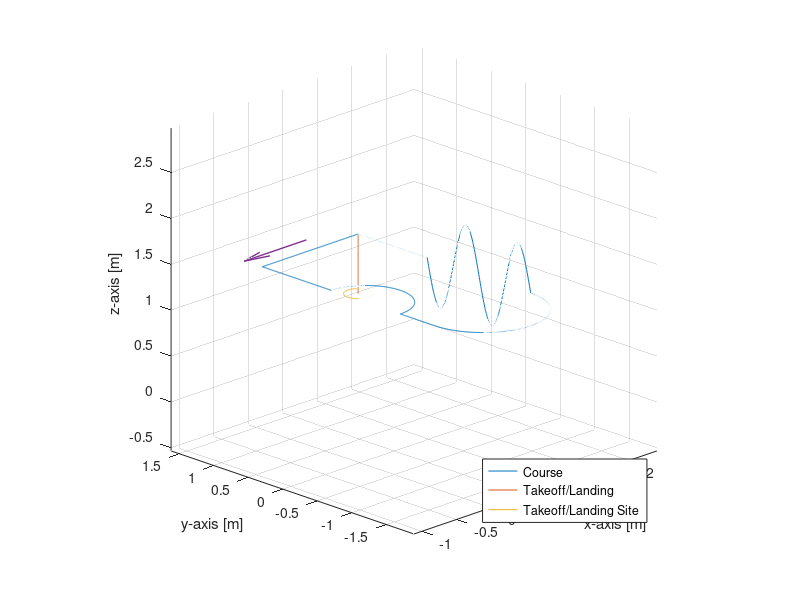
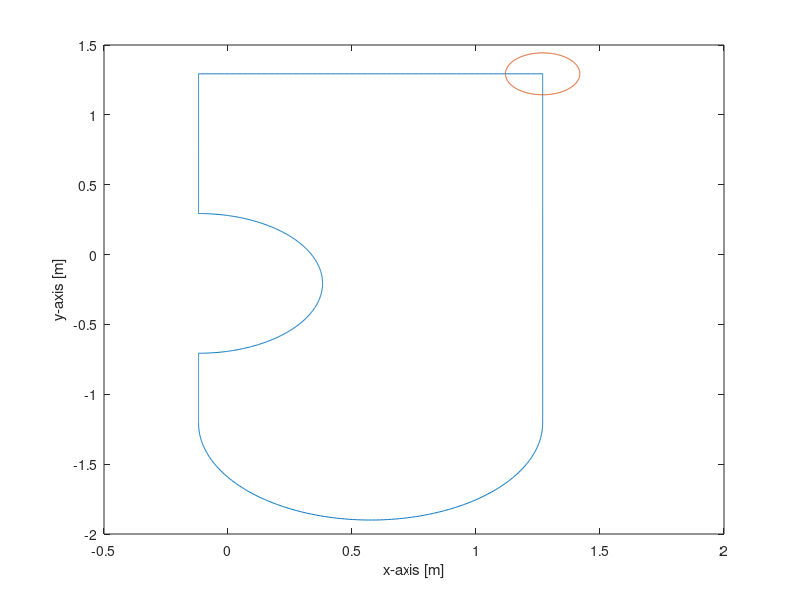

These figures' MATLAB source, in order: (Note: this script raises an error after producing the figures.)
clear
set(findall(gcf,'-property','FontSize'),'FontSize',13)
set(findall(gcf,'-property','Font'),'Font','Roman')
exportFigures = false;

areaWidth = 2.05*.75; %Width of the flight area
areaHeight = 3.45*.75; %Height of the flight area
courseWidth = .15; %Buffer around route
courseStdHeight = 1.3; %standard height at which the drone will complete the course
ppRoute = 400; %Points per route segment
startHeight = .65; %Height at which the drone starts and stops its course route


%Matrix definition
%x,y,z,yaw,checkpoint

%Todo:
%   *Implement checkpoints 
%       These points should not be removed during course planning

%Defines the starting point
startPoint = [areaWidth/2+.5 areaHeight/2 courseStdHeight];

%Defines the first set point
firstSetPoint = [startPoint(1)-(areaWidth-courseWidth) startPoint(2) courseStdHeight];
%Generates a number of points from the start point to the first set point
courseToFirstSetPoint = [linspace(startPoint(1),firstSetPoint(1),ppRoute); linspace(startPoint(2),firstSetPoint(2),ppRoute);linspace(startPoint(3),firstSetPoint(3),ppRoute)]';
%Yaw description
yaw1 = 180*ones(ppRoute,1);
%Adds checkpoints
checkPoints = zeros(ppRoute,1);
checkPoints(1) = 1;
checkPoints(ppRoute) = 1;
%Adds the first part of the course to the total course
totalCourse = [courseToFirstSetPoint yaw1 checkPoints];

%Defines the second setpoint and generates route from the first to the
%second set point
secondSetPoint = [firstSetPoint(1) firstSetPoint(2)-1 courseStdHeight];
courseToSecondSetPoint = [linspace(firstSetPoint(1),secondSetPoint(1),ppRoute); linspace(firstSetPoint(2),secondSetPoint(2),ppRoute);linspace(firstSetPoint(3),secondSetPoint(3),ppRoute)]';
yaw2 = (yaw1(1)+90)*ones(ppRoute,1);
checkPoints = zeros(ppRoute,1);
checkPoints(1) = 1;
checkPoints(ppRoute) = 1;
totalCourse = [totalCourse; courseToSecondSetPoint yaw2 checkPoints];

%Defines the first curve in the route, radius is .5 meters
obstacleRadius = .5;
thirdSetPoint = [secondSetPoint(1) secondSetPoint(2)-2*obstacleRadius courseStdHeight];
thirdSetPointPoints = linspace(0,pi,ppRoute);
courseToThirdSetPoint = [secondSetPoint(1)+sin(thirdSetPointPoints)*obstacleRadius; secondSetPoint(2)-obstacleRadius+cos(thirdSetPointPoints)*obstacleRadius; linspace(secondSetPoint(3),thirdSetPoint(3),length(thirdSetPointPoints))]';
yaw3 = yaw2;
totalCourse = [totalCourse; courseToThirdSetPoint yaw3 checkPoints];

%Generates straight line from the first curve to the second curve
fourthSetPoint = [thirdSetPoint(1) thirdSetPoint(2)-.5 courseStdHeight];
courseToFourthSetPoint = [linspace(thirdSetPoint(1),fourthSetPoint(1),ppRoute); linspace(thirdSetPoint(2),fourthSetPoint(2),ppRoute);linspace(thirdSetPoint(3),fourthSetPoint(3),ppRoute)]';
yaw4 = yaw2;
totalCourse = [totalCourse; courseToFourthSetPoint yaw4 checkPoints];

%Generates the big curve in the route
bigCurveRadius = abs((fourthSetPoint(1)-startPoint(1))/2);
fifthSetPoint = [fourthSetPoint(1)+2*bigCurveRadius fourthSetPoint(2) courseStdHeight];
fifthSetPointPoints = linspace(pi,2*pi,ppRoute);
courseToFifthSetPoint = [fifthSetPoint(1)-bigCurveRadius+cos(fifthSetPointPoints)*bigCurveRadius; fifthSetPoint(2)+sin(fifthSetPointPoints)*bigCurveRadius; linspace(fourthSetPoint(3),fifthSetPoint(3),length(fifthSetPointPoints))]';
yaw5 = mod(fifthSetPointPoints*180/pi-yaw4(ppRoute),360)';
totalCourse = [totalCourse; courseToFifthSetPoint yaw5 checkPoints];

%Generates straight movement along the y-axis with oscillation in the
%z-axis
sixthSetPoint = [fifthSetPoint(1) fifthSetPoint(2)+1.5 fifthSetPoint(3)];
pointsForMovements = linspace(0,4*pi,ppRoute);
zMovement = sin(pointsForMovements)*.5+fifthSetPoint(3);
courseToSixthSetPoint = [linspace(fifthSetPoint(1),sixthSetPoint(1),ppRoute);linspace(fifthSetPoint(2),sixthSetPoint(2),ppRoute); zMovement]';
yaw6 = 90*ones(ppRoute,1);
totalCourse = [totalCourse; courseToSixthSetPoint yaw6 checkPoints];

%Generates route from the end of the oscillations back to the start point
endSetPoint = startPoint;
courseToEndSetPoint = [linspace(sixthSetPoint(1),endSetPoint(1),ppRoute); linspace(sixthSetPoint(2),endSetPoint(2),ppRoute);linspace(sixthSetPoint(3),endSetPoint(3),ppRoute)]';
yaw7 = yaw6;
totalCourse = [totalCourse; courseToEndSetPoint yaw7 checkPoints];


%Draws points from start to end 
launchLanding = linspace(startHeight,startPoint(3),ppRoute);
courseToStartPoint = [linspace(startPoint(1),startPoint(1),ppRoute);linspace(startPoint(2),startPoint(2),ppRoute);launchLanding]';


%Draws takeoff/landing zone
aPoints = linspace(0,2*pi,ppRoute);
circumference = [cos(aPoints)*courseWidth+startPoint(1); sin(aPoints)*courseWidth+startPoint(2); ones(1,length(aPoints))*startHeight]';



%Plots the 3d-plot
figure(1)
plot3(totalCourse(:,1),totalCourse(:,2),totalCourse(:,3))
hold on
plot3(courseToStartPoint(:,1),courseToStartPoint(:,2),courseToStartPoint(:,3));
plot3(circumference(:,1),circumference(:,2),circumference(:,3));

xlabel('x-axis [m]');
ylabel('y-axis [m]');
zlabel('z-axis [m]');
xlimit =[-2.1 0.2];
ylimit =[-3.5 0.05];


%Draws arrow
p1 = [startPoint(1)-.5 startPoint(2)+.25 startPoint(3)];
p2 = [-1 0 0];
quiver3(p1(1),p1(2),p1(3),p2(1),p2(2),p2(3),'LineWidth',1);
legend('Course','Takeoff/Landing','Takeoff/Landing Site','Location','southeast');
%legend('boxoff')
hold off

axis equal
grid on
view(-45,20)

x0=0;
y0=0;
plotwidth=600;
height=300;
set(gcf,'position',[x0,y0,plotwidth,height])

if exportFigures == true
    exportgraphics(gcf,'courseToFollow.pdf','ContentType','vector')
end


%Plots the 2d-plot
figure(2)
plot(totalCourse(:,1),totalCourse(:,2))
hold on
plot(circumference(:,1),circumference(:,2))
xlabel('x-axis [m]');
ylabel('y-axis [m]');
zlabel('z-axis [m]');
legend('Course','Takeoff/Landing Site','Location','south east');
axis equal
grid on
x0=0;
y0=0;
plotwidth=600;
height=300;
set(gcf,'position',[x0,y0,plotwidth,height])
hold off

if exportFigures == true
   exportgraphics(gcf,'courseToFollowAbove.pdf','ContentType','vector')
end


%Writes route description to a csv-file
writematrix(totalCourse,'courseDescriptionHD.csv');
